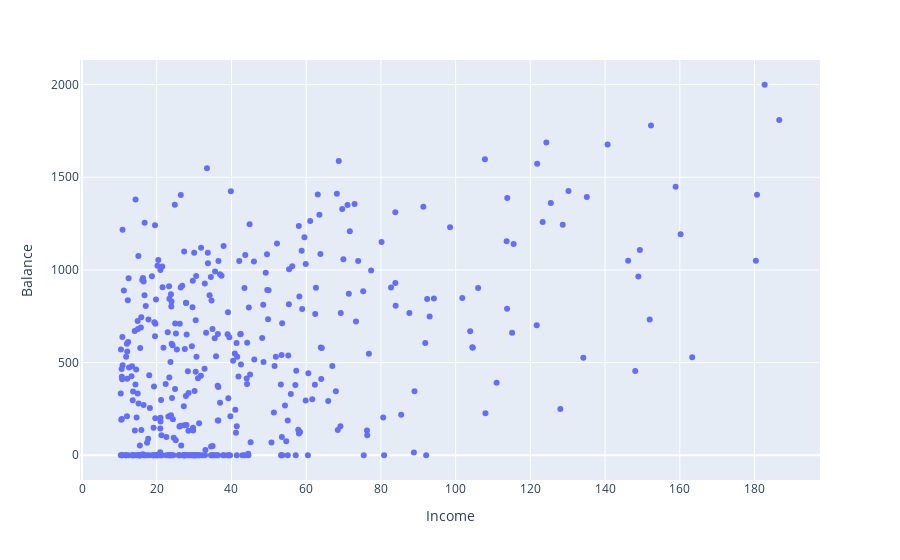

Notebook cell for this chart:
### Markdown cell above
E' possibile **personalizzare la *tool tip***, in modo che mostri, al passaggio del mouse sul punto (*mouse hover*), anche i valori di altre colonne,e  non solo di `Income` e `Balance`;

### Code cell
px.scatter(df, x='Income', y='Balance',hover_data=df.columns)

### Figure 1 — Plotly figure (JSON) as saved in the notebook; plotly's stock layout.template omitted (floating-point values rounded to 4 significant figures; data arrays with more than 128 entries replaced by an {"elided": "..."} marker saying what was removed)
{"data": [{"customdata": {"elided": "400x9 mixed values"}, "hovertemplate": "Income=%{x}<br>Balance=%{y}<br>Limit=%{customdata[0]}<br>Rating=%{customdata[1]}<br>Cards=%{customdata[2]}<br>Age=%{customdata[3]}<br>Education=%{customdata[4]}<br>Gender=%{customdata[5]}<br>Student=%{customdata[6]}<br>Married=%{customdata[7]}<br>Ethnicity=%{customdata[8]}<extra></extra>", "legendgroup": "", "marker": {"color": "#636efa", "symbol": "circle"}, "mode": "markers", "name": "", "orientation": "v", "showlegend": false, "type": "scatter", "x": {"elided": "400 float values"}, "xaxis": "x", "y": {"elided": "400 int values"}, "yaxis": "y"}], "layout": {"autosize": true, "legend": {"tracegroupgap": 0}, "margin": {"t": 60}, "xaxis": {"anchor": "y", "autorange": true, "domain": [0, 1], "range": [-0.3125, 197.3], "title": {"text": "Income"}, "type": "linear"}, "yaxis": {"anchor": "x", "autorange": true, "domain": [0, 1], "range": [-154.8, 2154.0], "title": {"text": "Balance"}, "type": "linear"}}}
